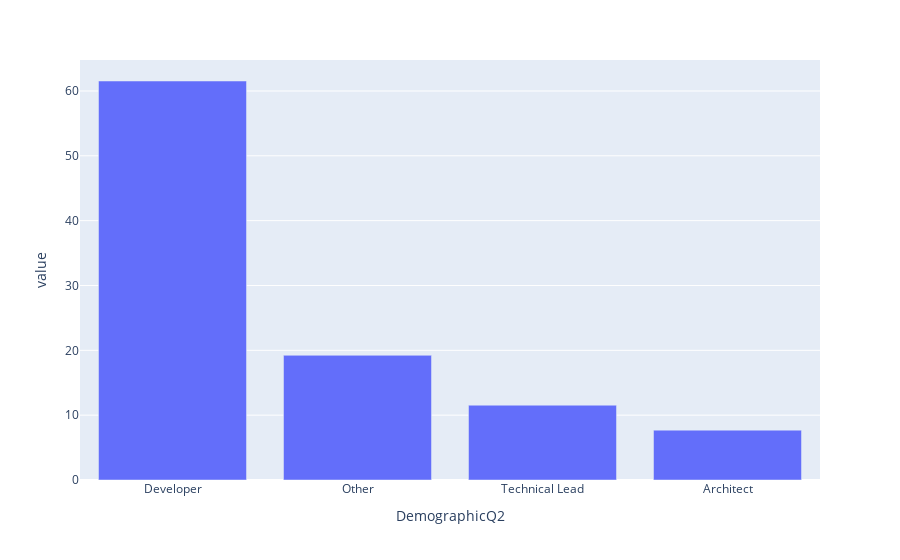

Notebook code cell kept with this figure:
### Code cell
print('Sample size = ' + str(df.groupby('DemographicQ2').size().sum()))
fig = px.bar(((df.groupby('DemographicQ2').size() / df.groupby('DemographicQ2').size().sum()) * 100).sort_values(ascending=False))
fig.update_layout(showlegend=False)

### Figure 1 — Plotly figure (JSON) as saved in the notebook; plotly's stock layout.template omitted (floating-point values rounded to 4 significant figures)
{"data": [{"alignmentgroup": "True", "hovertemplate": "variable=0<br>DemographicQ2=%{x}<br>value=%{y}<extra></extra>", "legendgroup": "0", "marker": {"color": "#636efa", "pattern": {"shape": ""}}, "name": "0", "offsetgroup": "0", "orientation": "v", "showlegend": true, "textposition": "auto", "type": "bar", "x": ["Developer", "Other", "Technical Lead", "Architect"], "xaxis": "x", "y": [61.54, 19.23, 11.54, 7.692], "yaxis": "y"}], "layout": {"barmode": "relative", "legend": {"title": {"text": "variable"}, "tracegroupgap": 0}, "margin": {"t": 60}, "showlegend": false, "xaxis": {"anchor": "y", "domain": [0, 1], "title": {"text": "DemographicQ2"}}, "yaxis": {"anchor": "x", "domain": [0, 1], "title": {"text": "value"}}}}
